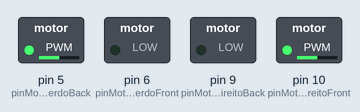
Simulated run of this sketch. Board: Arduino Uno, built with avr-gcc and run on an emulated ATmega328P. Parts: switched loads named in the sketch (green lamp = pin HIGH).

Above: at 0.05 s.
At 1.5 s:
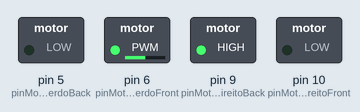
At 3.0 s:
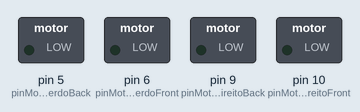
Timing chart, 0 to 6.9 s (numbered marks = the images above):
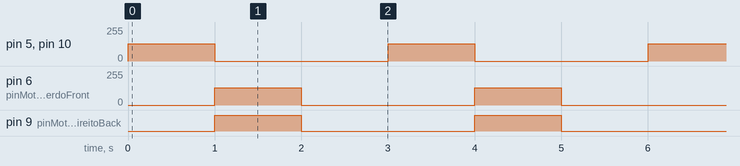

The sketch:

base.ino
```cpp
// Definições de pinos para os motores
#define pinMotorDireitoBack 9    // Pino para mover o motor direito para trás
#define pinMotorDireitoFront 10  // Pino para mover o motor direito para frente
#define pinMotorEsquerdoBack 5   // Pino para mover o motor esquerdo para trás
#define pinMotorEsquerdoFront 6  // Pino para mover o motor esquerdo para frente

// Índices para identificar os motores
#define MOTOR_DIREITO 0
#define MOTOR_ESQUERDO 1

// listas contendo os pinos de a cada motor
int pinsMotorDir[2] = {pinMotorDireitoBack, pinMotorDireitoFront}; // Pinos do motor direito
int pinsMotorEsq[2] = {pinMotorEsquerdoBack, pinMotorEsquerdoFront}; // Pinos do motor esquerdo


void f_Motor(int ladoMotor, int direcao, int velocidade) {
    // ladoMotor = qual motor será controlado: 0 (direito) ou 1 (esquerdo).
    // direcao qual direcao o motor deve girar: 0 (trás) ou 1 (frente).
    // velocidade do motor (0 à 255)

    // Seleciona o conjunto correto de pinos baseado no lado do motor
    int* pins = (ladoMotor == MOTOR_DIREITO) ? pinsMotorDir : pinsMotorEsq;

    // Ativa o pino correspondente à direção e desativa o oposto
    analogWrite(pins[direcao], velocidade);      // Define a velocidade no pino de direção
    analogWrite(pins[1 - direcao], 0);           // Garante que o pino oposto esteja desativado
}

void setup() {
    // define os pinos do motor direito como saída
    pinMode(pinMotorDireitoBack, OUTPUT);
    pinMode(pinMotorDireitoFront, OUTPUT);

    // define os pinos do motor esquerdo como saída
    pinMode(pinMotorEsquerdoBack, OUTPUT);
    pinMode(pinMotorEsquerdoFront, OUTPUT);
}

void loop() {
    f_Motor(MOTOR_DIREITO, 1, 128); // Motor direito, frente, metade da velocidade
    f_Motor(MOTOR_ESQUERDO, 0, 128); // Motor esquerdo, trás, metade da velocidade
    // ou seja, o robo gira em seu proprio eixo

    delay(1000); // Aguarda 1 segundo

    f_Motor(MOTOR_DIREITO, 0, 255); // Motor direito, trás, velocidade máxima
    f_Motor(MOTOR_ESQUERDO, 1, 128); // Motor esquerdo, frente, metade da velocidade
    delay(1000); // Aguarda 1 segundo

    // Para ambos os motores
    f_Motor(MOTOR_DIREITO, 0, 0); // Para o motor direito
    f_Motor(MOTOR_ESQUERDO, 0, 0); // Para o motor esquerdo
    delay(1000); // Aguarda 1 segundo
}
```

Measured:
- by itself, pin 9 (pinMotorDireitoBack): alternates HIGH for 1.0 s and LOW for 2.0 s
- by itself, pin 5 (pinMotorEsquerdoBack), pin 6 (pinMotorEsquerdoFront), pin 10 (pinMotorDireitoFront): alternates 128/255 for 1.0 s and 0/255 for 2.0 s
